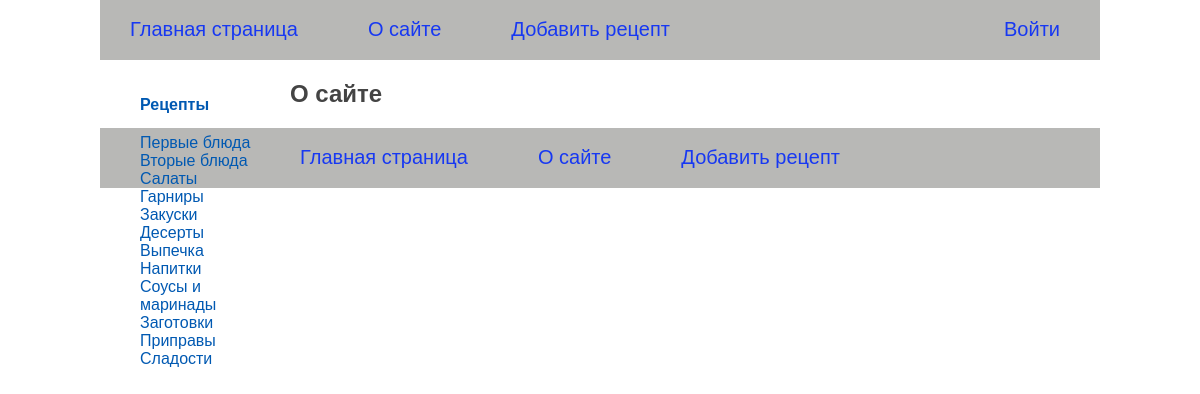
The page /about/ on the database its author committed.
### recipeapp/models.py (models this page shows, shortened)
class Category(models.Model):
    category_name = models.CharField(max_length=100, db_index=True, verbose_name='Категория')
    category_slug = models.SlugField(max_length=100, unique=True, db_index=True, verbose_name='Slug')
    class Meta:
        verbose_name = 'Категория'
        verbose_name_plural = 'Категории'
    def get_absolut_url(self):
        return reverse('category', kwargs={'category_slug': self.category_slug})

### recipeapp/views.py (the view)
# urls.py: path('about/', AboutView.as_view(), name='about'),
class AboutView(View):
    def get(self, request: HttpRequest) -> HttpResponse:
        context = {
            'title': 'О сайте',
            'menu': menu,
        }
        return render(request, 'recipeapp/about.html', context=context)

### recipeapp/templatetags/recipe_tags.py (called while the page is built)
@register.inclusion_tag('recipeapp/list_categories.html')
def show_categories(category_selected_id=0):
    categories = Category.objects.all()
    return {'categories': categories, 'category_selected': category_selected_id}

### recipeapp/templates/recipeapp/about.html
{% extends 'base.html' %}
{% block content %}
  <h1>{{ title }}</h1>
{% endblock %}

### recipeapp/templates/recipeapp/list_categories.html
{% for category in categories %}
    {% if category.id == category_selected %}
        <li class="selected">{{ category.category_name }}</li>
    {% else %}
        <li class="selected_cat"><a href="{{ category.get_absolut_url }}">{{ category.category_name }}</a></li>
    {% endif %}
{% endfor %}

### recipeapp/static/recipeapp/css/styles.css (style rules this page uses)
html, body { font-family: 'Arial'; margin: 0; padding: 0; height: 100%; width: 100%; color: #444; }
a { color: #0059b2; text-decoration: none; }
.selected_cat { color: #0227cc; }

### rows shown on the page
Category: category_name "Первые блюда"
Category: category_name "Вторые блюда"
Category: category_name "Салаты"
Category: category_name "Гарниры"
Category: category_name "Закуски"
Category: category_name "Десерты"
Category: category_name "Выпечка"
Category: category_name "Напитки"
Category: category_name "Соусы и маринады"
Category: category_name "Заготовки"
Category: category_name "Приправы"
Category: category_name "Сладости"

### other values the page prints
{{ m.title }} "О сайте" "Добавить рецепт" "Войти"
{{ title }} "О сайте"
{{ m.title }} "О сайте" "Добавить рецепт"
